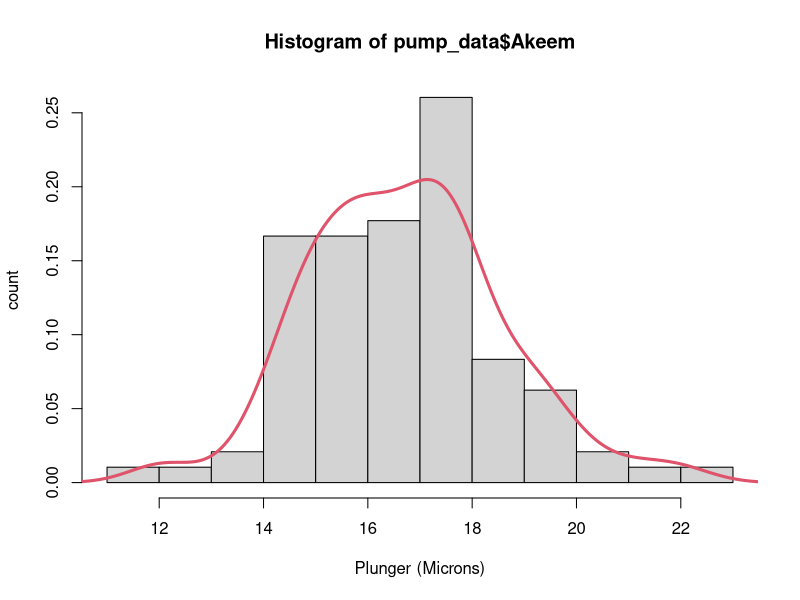
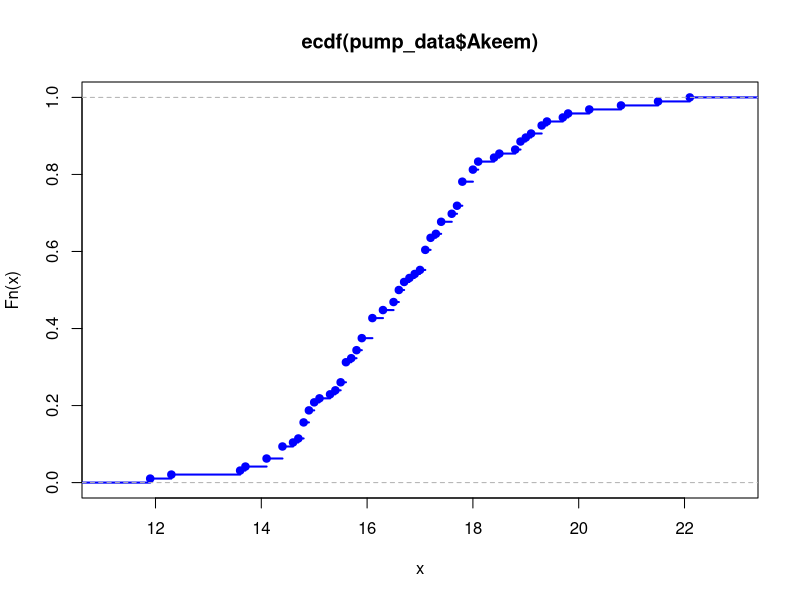
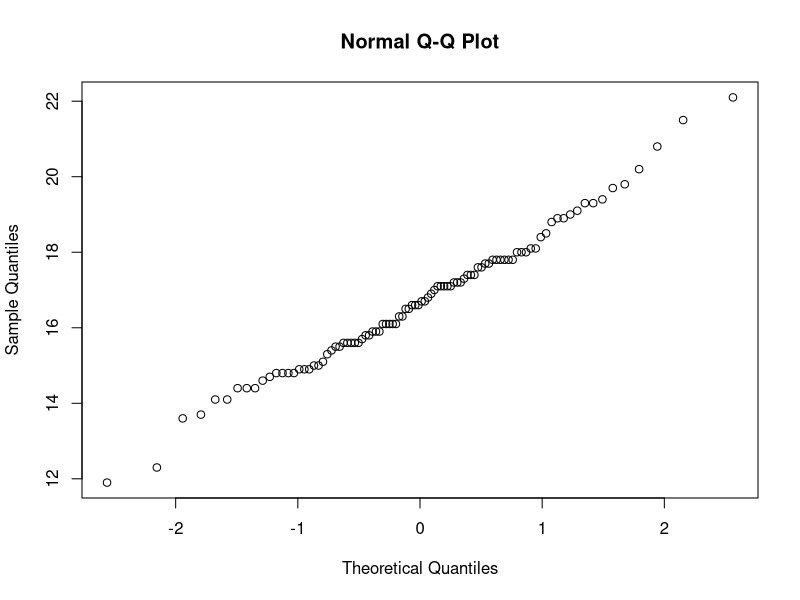

Source code (R) for these figures, in order:
## ---- chunk 1
pump_data = read.delim("Prob1InjectorPumps.txt", header = F, col.names = "Akeem")
pump_data

pump_data = as.data.frame(pump_data)
Plunger = pump_data[order(pump_data$Akeem),]
stem(Plunger, scale = 2)


## ---- chunk 2
hist(pump_data$Akeem, breaks = 10, freq = F, xlab = "Plunger (Microns)", ylab = "count")


lines(density(pump_data$Akeem), col = 2, lwd = 3)




## ---- chunk 3
plot(ecdf(pump_data$Akeem), col = "blue", lwd = 2)

## ---- chunk 4

qqnorm(pump_data$Akeem)


